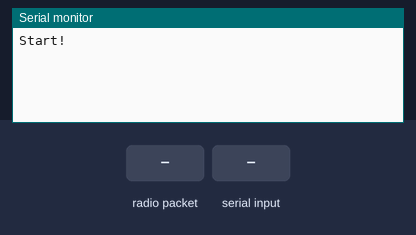
This program was run on a simulated ESP32. Shown: the last lines printed to the serial monitor. The inputs (shaded band) are chosen by the test bench.

Above: at 3.2 s.
3.3 s: radio packet "+" arrives
At 4.2 s:
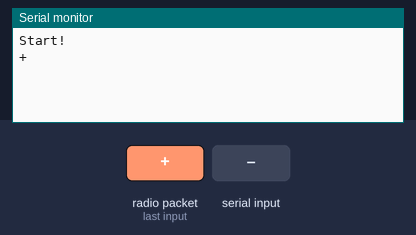
4.8 s: "+" received over Serial
At 5.2 s:
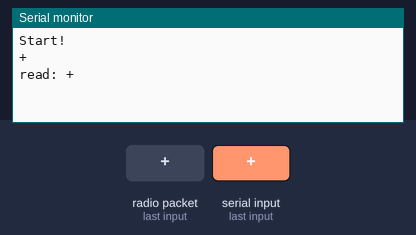

Measured:
- after the input at 3.3 s, the serial monitor: prints a new line at once (image 1)
- after the input at 4.8 s, the serial monitor: prints a new line after 0.06 s (image 2)

The program:

main.cpp
```cpp
#include <Arduino.h>
#include <heltec.h>

#define BAND    4330E5

int packet_size;
char *packet_data;

void setup() {
    Heltec.begin(false, true, false, true, BAND);
    LoRa.receive();

    Serial.begin(9600);
    while(!Serial) {}
    delay(2000);
    Serial.println("Start!");
}

void loop() {
    packet_size = LoRa.parsePacket();
    if (packet_size) {
        packet_data = new char [packet_size+1];
        for (int i = 0; i < packet_size; i++)
            packet_data[i] = (char) LoRa.read();
        packet_data[packet_size] = '\0';
        Serial.println(packet_data);
        packet_size = 0;
        delete[] packet_data;
    }

    if(Serial.available())
    {
        int read_S = Serial.read();
        bool print = false;
        if(read_S == '+') {
            digitalWrite(LED, HIGH);
            print = true;
        }
        else if(read_S == '-') {
            digitalWrite(LED, LOW);
            print = true;
        }
        else if(('0'<=read_S)&&(read_S<='9')) {
            print = true;
        }

        if(print) {
            LoRa.beginPacket();
            LoRa.setTxPower(14, RF_PACONFIG_PASELECT_PABOOST);
            LoRa.print(read_S);
            LoRa.endPacket();
            Serial.print("read: ");
            Serial.println((char)read_S);
        }
    }
}
```
